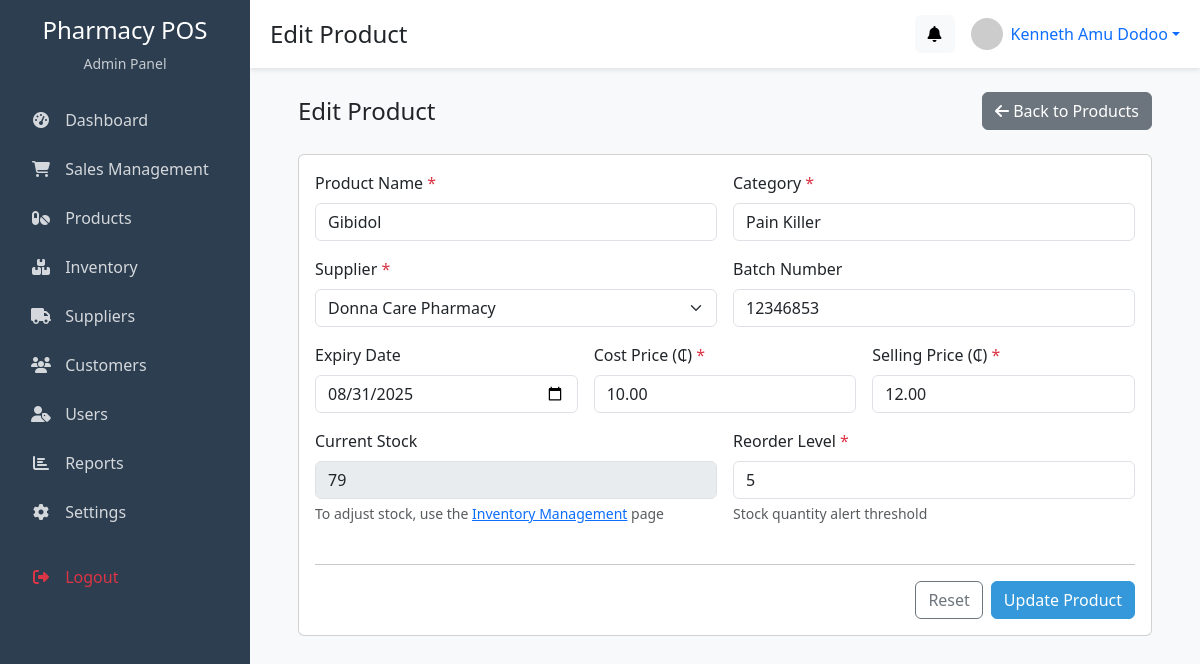
Page /admin/products/edit.php?id=1 (signed in) on the committed database.
### tables this page shows
CREATE TABLE `users` (
  `user_id` int(11) NOT NULL,
  `role` enum('sales_rep','manager') DEFAULT NULL,
  `name` varchar(100) NOT NULL,
  `email` varchar(100) DEFAULT NULL,
  `phone` varchar(30) DEFAULT NULL,
  `password` varchar(255) NOT NULL,
  `status` enum('active','inactive') DEFAULT 'active',
  `created_at` timestamp NOT NULL DEFAULT current_timestamp()
);

CREATE TABLE `products` (
  `product_id` int(11) NOT NULL,
  `supplier_id` int(11) NOT NULL,
  `name` varchar(150) NOT NULL,
  `category` varchar(100) DEFAULT NULL,
  `batch_no` varchar(50) DEFAULT NULL,
  `expiry_date` date DEFAULT NULL,
  `stock_qty` int(11) DEFAULT 0,
  `reorder_level` int(11) DEFAULT 5,
  `cost_price` decimal(10,2) NOT NULL,
  `selling_price` decimal(10,2) NOT NULL,
  `created_at` timestamp NOT NULL DEFAULT current_timestamp()
);

CREATE TABLE `suppliers` (
  `supplier_id` int(11) NOT NULL,
  `name` varchar(150) NOT NULL,
  `contact_person` varchar(100) DEFAULT NULL,
  `phone` varchar(30) DEFAULT NULL,
  `email` varchar(100) DEFAULT NULL,
  `address` text DEFAULT NULL,
  `created_at` timestamp NOT NULL DEFAULT current_timestamp()
);

### admin/products/edit.php (the view, shortened to what this page needs)
<?php
$page_title = "Edit Product";
include_once '../includes/head.php';
$product_id = intval($_GET['id']);
$query = "SELECT * FROM products WHERE product_id = ?";
$stmt = $conn->prepare($query);
$stmt->bind_param("i", $product_id);
$stmt->execute();
$result = $stmt->get_result();
$product = $result->fetch_assoc();
$supplier_query = "SELECT supplier_id, name FROM suppliers ORDER BY name";
$supplier_result = $conn->query($supplier_query);
?>
<div class="container-fluid px-4">
    <div class="d-flex justify-content-between align-items-center mb-4">
        <h4 class="mb-0">Edit Product</h4>
        <div>
            <a href="products.php" class="btn btn-secondary">
                <i class="fas fa-arrow-left"></i> Back to Products
            </a>
        </div>
    </div>
    <div class="card">
        <div class="card-body">
            <form method="post" action="" class="row g-3">
                <div class="col-md-6">
                    <label for="name" class="form-label">Product Name <span class="text-danger">*</span></label>
                    <input type="text" class="form-control" id="name" name="name" value="<?php echo htmlspecialchars($product['name']); ?>" required>
                </div>
                <div class="col-md-6">
                    <label for="category" class="form-label">Category <span class="text-danger">*</span></label>
                    <input type="text" class="form-control" id="category" name="category" list="categoryList" value="<?php echo htmlspecialchars($product['category']); ?>" required>
                </div>
                <div class="col-md-6">
                    <label for="supplier_id" class="form-label">Supplier <span class="text-danger">*</span></label>
                    <select class="form-select" id="supplier_id" name="supplier_id" required>
                        <?php while ($supplier = $supplier_result->fetch_assoc()): ?>
                            <option value="<?php echo $supplier['supplier_id']; ?>" <?php echo $product['supplier_id'] == $supplier['supplier_id'] ? 'selected' : ''; ?>>
                                <?php echo htmlspecialchars($supplier['name']); ?>
                            </option>
                        <?php endwhile; ?>
                    </select>
                </div>
                <div class="col-md-6">
                    <label for="batch_no" class="form-label">Batch Number</label>
                    <input type="text" class="form-control" id="batch_no" name="batch_no" value="<?php echo htmlspecialchars($product['batch_no']); ?>">
                </div>
                <div class="col-md-4">
                    <label for="expiry_date" class="form-label">Expiry Date</label>
                    <input type="date" class="form-control" id="expiry_date" name="expiry_date" value="<?php echo $product['expiry_date']; ?>">
                </div>
                <div class="col-md-4">
                    <label for="cost_price" class="form-label">Cost Price (₵) <span class="text-danger">*</span></label>
                    <input type="number" step="0.01" min="0" class="form-control" id="cost_price" name="cost_price" value="<?php echo $product['cost_price']; ?>" required>
                </div>
                <div class="col-md-4">
                    <label for="selling_price" class="form-label">Selling Price (₵) <span class="text-danger">*</span></label>
                    <input type="number" step="0.01" min="0" class="form-control" id="selling_price" name="selling_price" value="<?php echo $product['selling_price']; ?>" required>
                </div>
                <div class="col-md-6">
                    <label class="form-label">Current Stock</label>
                    <input type="text" class="form-control" value="<?php echo $product['stock_qty']; ?>" disabled>
                    <div class="form-text">To adjust stock, use the <a href="inventory.php">Inventory Management</a> page</div>
                </div>
                <div class="col-md-6">
                    <label for="reorder_level" class="form-label">Reorder Level <span class="text-danger">*</span></label>
                    <input type="number" step="1" min="0" class="form-control" id="reorder_level" name="reorder_level" value="<?php echo $product['reorder_level']; ?>" required>
                    <div class="form-text">Stock quantity alert threshold</div>
                </div>
                <div class="col-12 mt-4">
                    <hr>
                    <div class="d-flex justify-content-end">
                        <button type="reset" class="btn btn-outline-secondary me-2">Reset</button>
                        <button type="submit" class="btn btn-primary">Update Product</button>
                    </div>
                </div>
            </form>
        </div>
    </div>
</div>
<?php
include_once '../includes/footer.php';
?>

### admin/includes/head.php (shortened to what this page needs)
<?php
include_once __DIR__ . '/../../config/database.php';
$user_id = $_SESSION['admin_id'];
$query = "SELECT * FROM users WHERE user_id = ?";
$stmt = $conn->prepare($query);
$stmt->bind_param("i", $user_id);
$stmt->execute();
$result = $stmt->get_result();
$user = $result->fetch_assoc();
?>
<!DOCTYPE html>
<html lang="en">
<head>
    <link href="https://cdn.jsdelivr.net/npm/bootstrap@5.3.0/dist/css/bootstrap.min.css" rel="stylesheet">
    <link rel="stylesheet" href="https://cdnjs.cloudflare.com/ajax/libs/font-awesome/6.4.0/css/all.min.css">
    <link rel="stylesheet" href="https://cdn.datatables.net/1.13.5/css/dataTables.bootstrap5.min.css">
</head>
<body>
    <div class="d-flex">
        <?php include_once __DIR__ . '/sidebar.php'; ?>
        <div class="content-wrapper">
            <div class="top-bar d-flex justify-content-between align-items-center mb-4">
                <div>
                    <h4 class="mb-0"><?php echo isset($page_title) ? $page_title : 'Admin Dashboard'; ?></h4>
                </div>
                <div class="d-flex align-items-center">
                    <div class="dropdown me-3">
                        <a class="btn btn-light position-relative" href="#" role="button" id="alertsDropdown" data-bs-toggle="dropdown" aria-expanded="false">
                            <i class="fas fa-bell"></i>
                        </a>
                    </div>
                    <div class="dropdown">
                        <a href="#" class="d-flex align-items-center text-decoration-none dropdown-toggle" id="userMenu" data-bs-toggle="dropdown" aria-expanded="false">
                            <img src="https://ui-avatars.com/api/?name=<?php echo urlencode($user['name']); ?>&background=random" alt="Profile" width="32" height="32" class="rounded-circle me-2">
                            <span><?php echo htmlspecialchars($user['name']); ?></span>
                        </a>
                    </div>
                </div>
            </div>
            <div class="container-fluid px-4">

### admin/includes/head.php (style rules this page uses)
:root { --primary: #2c3e50; --secondary: #3498db; --light: #ecf0f1; --dark: #34495e; --accent: #e74c3c; }
body { background-color: #f8f9fa; font-family: 'Segoe UI', Tahoma, Geneva, Verdana, sans-serif; }
.content-wrapper { margin-left: 250px; transition: margin-left 0.3s; min-height: 100vh; padding-bottom: 60px; }
.top-bar { background-color: white; padding: 15px 20px; box-shadow: 0 2px 5px rgba(0, 0, 0, 0.1); position: sticky; top: 0; z-index: 99; }
.btn-primary { background-color: var(--secondary); border-color: var(--secondary); }

### rows in the picture
users: name "Kenneth Amu Dodoo"
products: name "Gibidol", category "Pain Killer", supplier_id "Donna Care Pharmacy", batch_no "12346853", expiry_date "08/31/2025", cost_price "10.00", selling_price "12.00", stock_qty "79", reorder_level "5"

### other values in the picture
$page_title "Edit Product"
